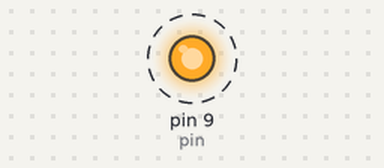
The sketch below on a simulated Arduino Uno, built with avr-gcc and run on an emulated ATmega328P. Shown: output pins drawn as LEDs (lit = HIGH). Dashed ring = blinking.

Above: at 0.2 s.
Timing chart, 0 to 3.0 s (numbered marks = the images above):
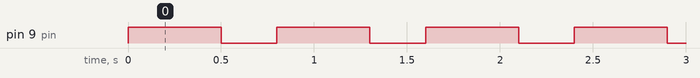

The sketch:

blink_pin.ino
```cpp
int pin = 9;
int on = 500;
int off = 300;


void setup() {

  pinMode(pin, OUTPUT);

}

void loop() {

  digitalWrite(pin, HIGH);
  delay(on);
  digitalWrite(pin, LOW);
  delay(off);

}
```

Measured:
- by itself, pin 9 (pin): alternates HIGH for 0.50 s and LOW for 0.30 s
